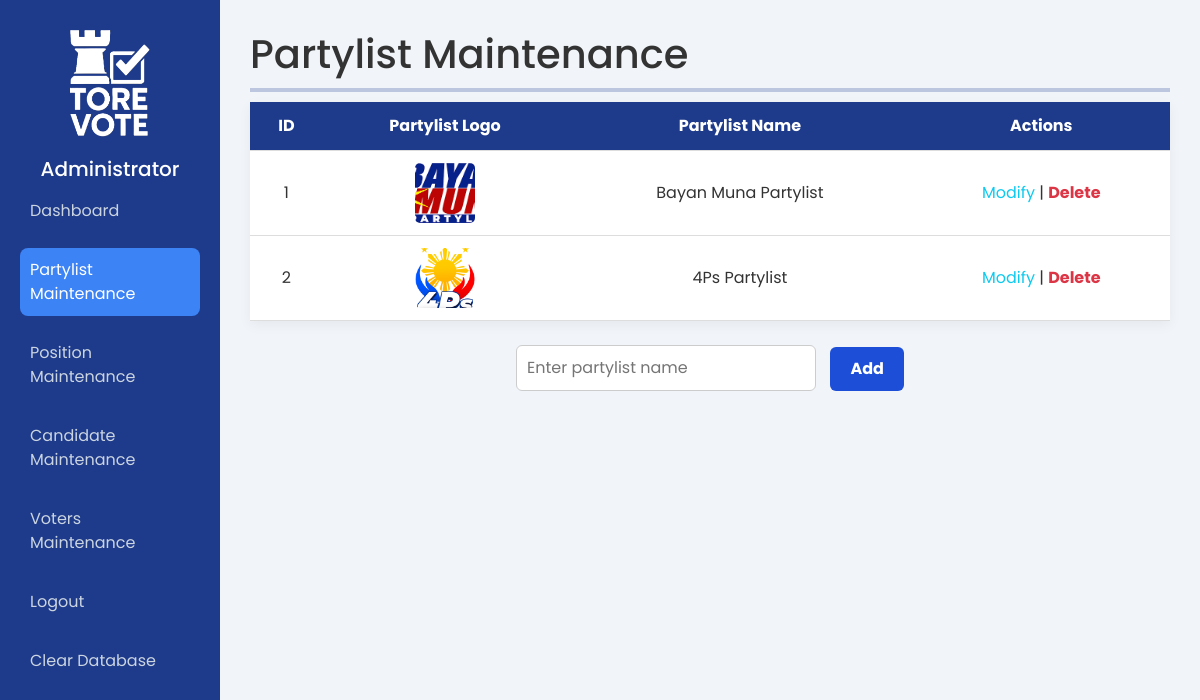
Screenshot of /pages/partylist_maintenance.php with the database file from the repository.
### tables this page shows
CREATE TABLE `party_list` (
  `partylist_id` int(11) NOT NULL,
  `partylist_name` varchar(255) NOT NULL,
  `partylist_image` varchar(255) DEFAULT NULL,
  `dateCreated` date NOT NULL
);

### pages/partylist_maintenance.php (the view, shortened to what this page needs)
<?php
include("../database/connection.php");
?>
<!DOCTYPE html>
<html lang="en">
<head>
    <link href="https://cdn.jsdelivr.net/npm/bootstrap@5.3.0/dist/css/bootstrap.min.css" rel="stylesheet">
    <link rel="stylesheet" href="../styles/position_maintenance.css" />
</head>
<body>
    <div class="dashboard">
        <aside class="sidebar">
            <img src="../img/logo2.png" alt="VotingSys Logo" style="width: 80px; height: auto; display: block; margin: 0 auto;" />
            <h5 class="admin" style="margin-top: 20px; text-align: center;">Administrator</h5>
            <nav>
                <a href="./dashboard.php">Dashboard</a>
                <a href="./partylist_maintenance.php" class="active">Partylist Maintenance</a>
                <a href="./position_maintenance.php">Position Maintenance</a>
                <a href="./candidates_maintenance.php">Candidate Maintenance</a>
                <a href="./voters_maintenance.php">Voters Maintenance</a>
                <a href="./admin-logout.php" class="logout-button" data-bs-toggle="modal" data-bs-target="#logoutModal">Logout</a>
                <a href="./clear-db.php">Clear Database</a>
            </nav>
        </aside>
        <main class="main-content">
            <h1>Partylist Maintenance</h1>
            <hr style="margin: 10px 0; border-top: 4px solid #1e3a8a;" />
            <table>
                <thead>
                    <tr>
                        <th>ID</th>
                        <th>Partylist Logo</th>
                        <th>Partylist Name</th>
                        <th>Actions</th>
                    </tr>
                </thead>
                <tbody>
                    <?php
                    $result = $conn->query("SELECT * FROM party_list ORDER BY partylist_id ASC");
                    while ($row = $result->fetch_assoc()) {
                        $imagePath = '../img/your_logo_here.png';
                        if (!empty($row['partylist_image'])) {
                            $customImage = "../img/" . $row['partylist_image'];
                            if (file_exists($customImage)) {
                                $imagePath = $customImage;
                            }
                        }
                        echo "<tr>
                        <td>{$row['partylist_id']}</td>
                        <td><img src='" . htmlspecialchars($imagePath) . "' width='60' height='60' style='object-fit: cover; border-radius: 5px;' alt='Partylist Image'></td>
                        <td>" . htmlspecialchars($row['partylist_name']) . "</td>
                        <td><a href='#' class='edit-btn text-info' data-bs-toggle='modal' data-bs-target='#editModal' data-id='" . htmlspecialchars($row['partylist_id']) . "' data-name='" . htmlspecialchars($row['partylist_name']) . "' data-image='" . htmlspecialchars($row['partylist_image']) . "'><i class='fas fa-edit'></i> Modify </a> | <a href='#' class='delete-btn text-danger' data-bs-toggle='modal' data-bs-target='#deleteModal' data-id='" . htmlspecialchars($row['partylist_id']) . "'>Delete</a></td>
                    </tr>";
                    }
                    ?>
                </tbody>
            </table>
            <form method="POST" enctype="multipart/form-data"
                id="addPartylistForm"
                class="add-form mt-4 <?= isset($_SESSION['partylist_added']) ? 'added-success' : '' ?>">
                <input type="text" name="partylist_name" placeholder="Enter partylist name" required />
                <button type="submit" class="btn btn-primary">Add</button>
            </form>
        </main>
    </div>
</body>
</html>

### styles/position_maintenance.css (style rules this page uses)
* { margin: 0; padding: 0; box-sizing: border-box; font-family: 'Poppins', sans-serif; }
body { background: #f1f5f9; color: #333; }
.dashboard { display: flex; min-height: 100vh; }
.sidebar { width: 220px; background-color: #1e3a8a; color: #fff; padding: 30px 20px; }
.sidebar nav a { display: block; color: #cbd5e1; text-decoration: none; margin-bottom: 15px; padding: 10px; border-radius: 8px; transition: 0.3s; }
.sidebar nav a:hover, .sidebar nav a.active { background-color: #3c83f6; color: #fff; }
.main-content { padding: 30px; flex: 1; }
.add-form, .edit-form { margin-bottom: 30px; }
.add-form input[type="text"], .edit-form input[type="text"] { padding: 10px; width: 300px; border-radius: 6px; border: 1px solid #ccc; }
.add-form button, .edit-form button { padding: 10px 20px; margin-left: 10px; border: none; border-radius: 6px; background-color: #1d4ed8; color: white; font-weight: bold; cursor: pointer; }
table { width: 100%; border-collapse: collapse; background: white; box-shadow: 0 4px 12px rgba(0, 0, 0, 0.05); }
th, td { padding: 12px; text-align: left; border-bottom: 1px solid #ddd; }
th { background-color: #1e3a8a; color: white; }
.edit-btn { color: #007bff; text-decoration: none; }
.delete-btn { color: red; text-decoration: none; font-weight: bold; }
table, th, td { text-align: center; vertical-align: middle; }
.main-content form { text-align: center; }

### rows the page displays
party_list: partylist_id "1", partylist_image (picture), partylist_name "Bayan Muna Partylist"
party_list: partylist_id "2", partylist_image (picture), partylist_name "4Ps Partylist"
